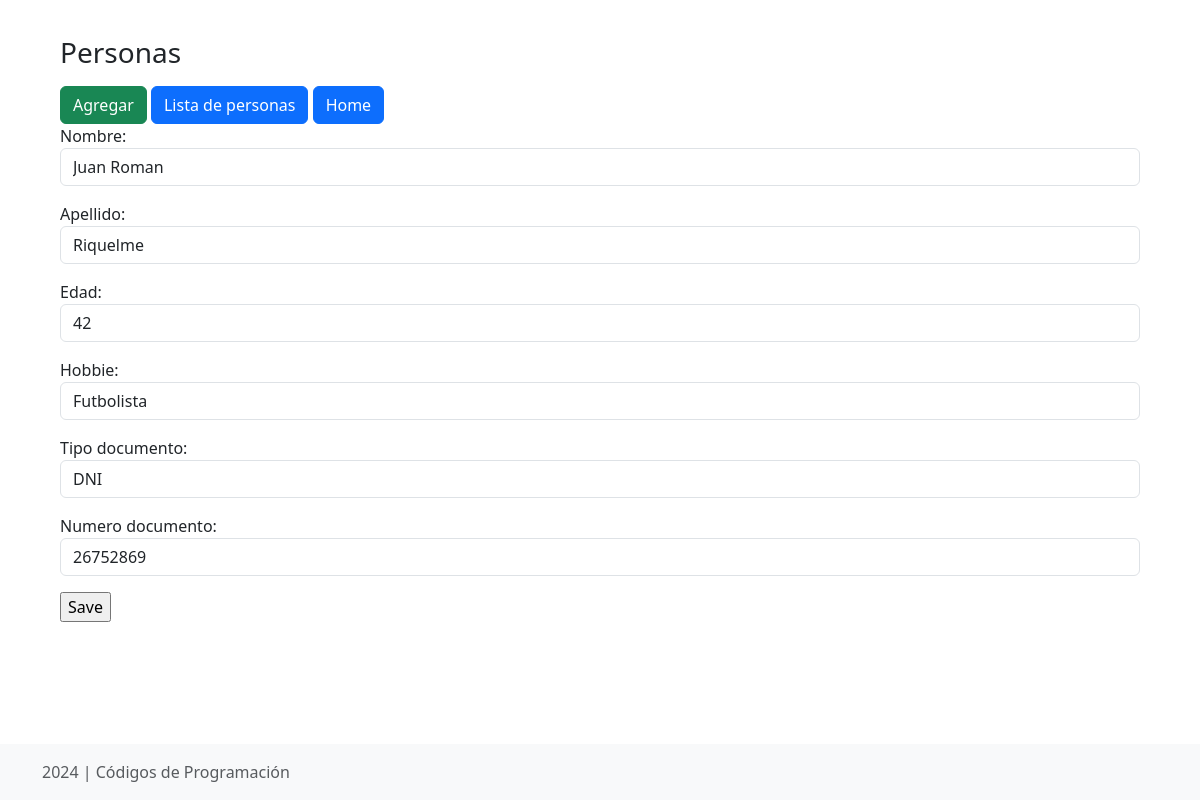
/personas/update/1, run on the app's committed database.
### APPcrudPerson/models.py (models this page shows, shortened)
class Persona(models.Model):
    id = models.AutoField(primary_key=True)
    nombre = models.CharField(max_length=50)
    apellido = models.CharField(max_length=50)
    edad = models.IntegerField()
    hobbie = models.CharField(max_length=100)
    TIPO_DOCUMENTO = [
        ('DNI', 'DNI'),
        ('Pasaporte', 'Pasaporte'),
    ]
    tipo_documento = models.CharField(max_length=10, choices=TIPO_DOCUMENTO, default='DNI')
    numero_documento = models.IntegerField(unique=True)

### APPcrudPerson/views.py (the view)
# urls.py: path('update/<int:pk>', PersonaUpdateView.as_view(), name='update'),
class PersonaUpdateView(UpdateView):
    model = Persona
    template_name = "APPcrudPerson/create.html"
    form_class = PersonaForm
    success_url = reverse_lazy('APPcrudPerson: list')

### APPcrudPerson/forms.py
class PersonaForm(forms.ModelForm):
    class Meta:
        model = Persona
        fields = ['nombre', 'apellido', 'edad', 'hobbie', 'tipo_documento', 'numero_documento']
        widgets = {
            'nombre': forms.TextInput(attrs={'class': 'form-control'}),
            'apellido': forms.TextInput(attrs={'class': 'form-control'}),
            'edad': forms.NumberInput(attrs={'class': 'form-control'}),
            'hobbie': forms.TextInput(attrs={'class': 'form-control'}),
            'tipo_documento': forms.Select(attrs={'class': 'form-control'}),
            'numero_documento': forms.NumberInput(attrs={'class': 'form-control'})
        }

### APPcrudPerson/templates/APPcrudPerson/create.html
{% extends 'APPcrudPerson/index.html' %}
{% block content %}
<form method="post">{% csrf_token %}
    {{ form.as_p }}
    <input type="submit" value="Save">
</form>
{% endblock content %}

### data on the page
Persona: nombre "Juan Roman", apellido "Riquelme", edad "42", hobbie "Futbolista", tipo_documento "DNI", numero_documento "26752869"
